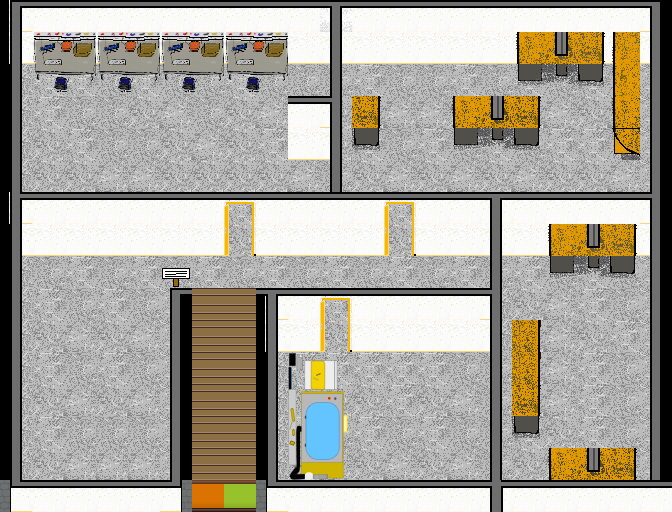

This game map was drawn from its Tiled (.tmx) file and the tilesets committed beside it. A one-line description and the trimmed map source follow:
An orthogonal 21x16 tile map with 32x32 px tiles, 6 tile layers (bottom, bottom2, furniture, openBlog, ...), 3 hidden layers not drawn, 6 tilesets.

<map version="1.4" tiledversion="2020.10.30" orientation="orthogonal" renderorder="right-down" width="21" height="16" tilewidth="32" tileheight="32" infinite="0" nextlayerid="11" nextobjectid="1">
 <editorsettings>
  <export target="main.json" format="json" />
 </editorsettings>
 <tileset firstgid="1" name="housetileset" tilewidth="32" tileheight="32" tilecount="112" columns="8">
  <properties>
   <property name="collides" type="bool" value="true" />
  </properties>
  <image source="tilesets/housetileset.png" width="256" height="448" />
  <tile id="30">
   <properties>
    <property name="collides" type="bool" value="true" />
   </properties>
  </tile>
  <tile id="38">
   <properties>
    <property name="collides" type="bool" value="true" />
   </properties>
  </tile>
  <tile id="48">
   <properties>
    <property name="collides" type="bool" value="true" />
   </properties>
  </tile>
  <tile id="49">
   <properties>
    <property name="collides" type="bool" value="true" />
   </properties>
  </tile>
  <tile id="50">
   <properties>
    <property name="collides" type="bool" value="true" />
   </properties>
  </tile>
  <tile id="53">
   <properties>
    <property name="collides" type="bool" value="true" />
   </properties>
  </tile>
  <tile id="89">
   <properties>
    <property name="collides" type="bool" value="true" />
   </properties>
  </tile>
  <tile id="90">
   <properties>
    <property name="collides" type="bool" value="true" />
   </properties>
  </tile>
  <tile id="96">
   <properties>
    <property name="collides" type="bool" value="true" />
   </properties>
  </tile>
  <tile id="97">
   <properties>
    <property name="collides" type="bool" value="true" />
   </properties>
  </tile>
 </tileset>
 <tileset firstgid="113" name="bskonf" tilewidth="32" tileheight="32" tilecount="450" columns="30">
  <image source="tilesets/bskonf.png" width="962" height="508" />
  <tile id="31">
   <properties>
    <property name="collides" type="bool" value="true" />
   </properties>
  </tile>
  <tile id="32">
   <properties>
    <property name="collides" type="bool" value="true" />
   </properties>
  </tile>
  <tile id="33">
   <properties>
    <property name="collides" type="bool" value="false" />
   </properties>
  </tile>
  <tile id="34">
   <properties>
    <property name="collides" type="bool" value="true" />
   </properties>
  </tile>
  <tile id="35">
   <properties>
    <property name="collides" type="bool" value="true" />
   </properties>
  </tile>
  <tile id="61">
   <properties>
    <property name="collides" type="bool" value="false" />
   </properties>
  </tile>
  <tile id="62">
   <properties>
    <property name="collides" type="bool" value="true" />
   </properties>
  </tile>
  <tile id="63">
   <properties>
    <property name="collides" type="bool" value="true" />
   </properties>
  </tile>
  <tile id="64">
   <properties>
    <property name="collides" type="bool" value="true" />
   </properties>
  </tile>
  <tile id="65">
   <properties>
    <property name="collides" type="bool" value="true" />
   </properties>
  </tile>
  <tile id="91">
   <properties>
    <property name="collides" type="bool" value="true" />
   </properties>
  </tile>
  <tile id="92">
   <properties>
    <property name="collides" type="bool" value="true" />
   </properties>
  </tile>
  <tile id="93">
   <properties>
    <property name="collides" type="bool" value="true" />
   </properties>
  </tile>
  <tile id="94">
   <properties>
    <property name="collides" type="bool" value="true" />
   </properties>
  </tile>
  <tile id="95">
   <properties>
    <property name="collides" type="bool" value="true" />
   </properties>
  </tile>
  <tile id="395">
   <properties>
    <property name="collides" type="bool" value="true" />
   </properties>
  </tile>
 </tileset>
 <tileset firstgid="563" name="bskonffurn" tilewidth="32" tileheight="32" tilecount="450" columns="30">
  <image source="tilesets/bskonffurn.png" width="962" height="508" />
 </tileset>
 <tileset firstgid="1013" name="chaos_zone_shared" tilewidth="32" tileheight="32" tilecount="2048" columns="32">
  <image source="tilesets/chaos_zone_shared.png" width="1024" height="2048" />
 </tileset>
 <tileset firstgid="3061" name="MS_TILES_ef" tilewidth="32" tileheight="32" tilecount="16" columns="4">
  <image source="tilesets/MS_TILES_ef.png" width="128" height="128" />
 </tileset>
 <tileset firstgid="3077" name="stuff" tilewidth="32" tileheight="32" tilecount="6" columns="3">
  <image source="tilesets/stuff.png" width="96" height="64" />
 </tileset>
 <layer id="1" name="start" width="21" height="16" visible="0" locked="1">
  <properties>
   <property name="startLayer" type="bool" value="true" />
  </properties>
  <data>[336 cells, 1 non-empty, 1 distinct tile ids]</data>
 </layer>
 <layer id="6" name="jump_out" width="21" height="16" visible="0" locked="1">
  <properties>
   <property name="exitUrl" value="Bytespeicher.json#entrance" />
  </properties>
  <data>[336 cells, 1 non-empty, 1 distinct tile ids]</data>
 </layer>
 <layer id="7" name="entrance" width="21" height="16" visible="0" locked="1">
  <properties>
   <property name="startLayer" type="bool" value="true" />
  </properties>
  <data>[336 cells, 1 non-empty, 1 distinct tile ids]</data>
 </layer>
 <layer id="4" name="bottom" width="21" height="16">
  <data>[336 cells, 335 non-empty, 13 distinct tile ids]</data>
 </layer>
 <layer id="8" name="bottom2" width="21" height="16">
  <data>[336 cells, 66 non-empty, 6 distinct tile ids]</data>
 </layer>
 <layer id="5" name="furniture" width="21" height="16">
  <data>[336 cells, 58 non-empty, 23 distinct tile ids]</data>
 </layer>
 <objectgroup id="3" name="floorLayer" visible="0" />
 <layer id="10" name="openBlog" width="21" height="16">
  <properties>
   <property name="openWebsite" value="https://makerspace-erfurt.de" />
  </properties>
  <data>[336 cells, 1 non-empty, 1 distinct tile ids]</data>
 </layer>
 <layer id="9" name="top0" width="21" height="16">
  <data>[336 cells, 57 non-empty, 2 distinct tile ids]</data>
 </layer>
 <layer id="2" name="top" width="21" height="16">
  <data>[336 cells, 119 non-empty, 12 distinct tile ids]</data>
 </layer>
</map>
